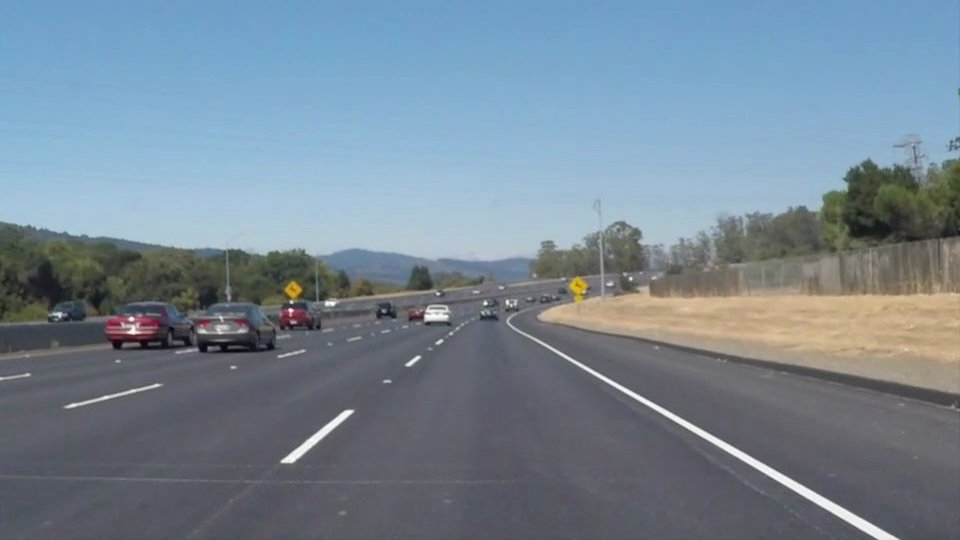
#> input picture Project-1_Lane_Detection_Basic/data/test_images/solidWhiteCurve.jpg, 960 x 540 px
$ jupyter execute --allow-errors Basic_Lane_Detection.ipynb
#> lines starting #> are read from the running program, lines starting #| are printed output that depends on the picture
[cell 1]
import numpy as np
import matplotlib.pyplot as plt
import cv2
import os
from collections import deque

[cell 2]
cwd = os.getcwd()
test_images_dir = os.path.join(cwd, "data/test_images")
test_video_dir = os.path.join(cwd, "data/test_videos")
test_images_name = os.listdir(test_images_dir)
#> (the rest of this cell did not finish here and is left out)

[cell 3]
# [9 lines left out: functions draw_image, plot_images, not called in this run]

[cell 4]
test_images = [cv2.cvtColor(cv2.imread(os.path.join(test_images_dir, img)), cv2.COLOR_BGR2RGB) for img in os.listdir(test_images_dir)]
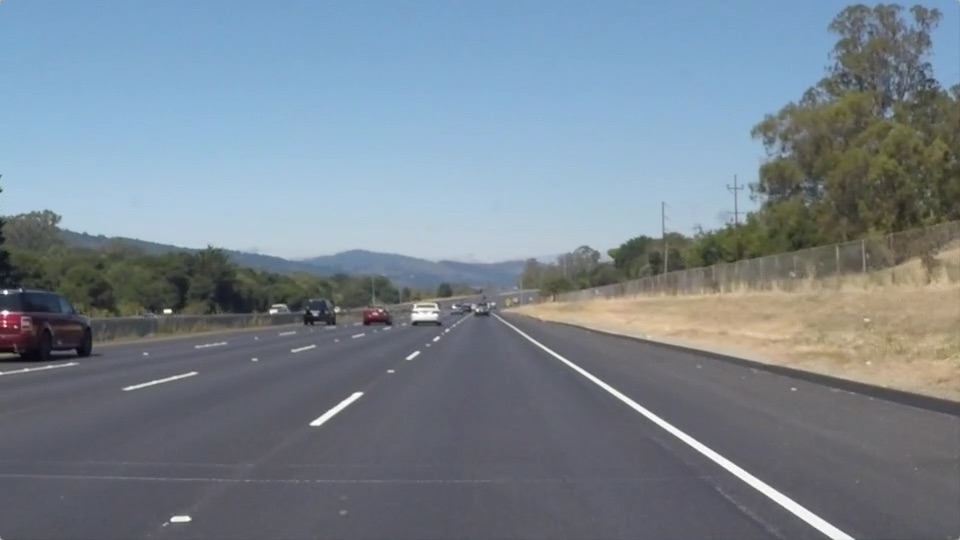
#> input picture Project-1_Lane_Detection_Basic/data/test_images/solidWhiteRight.jpg, 960 x 540 px
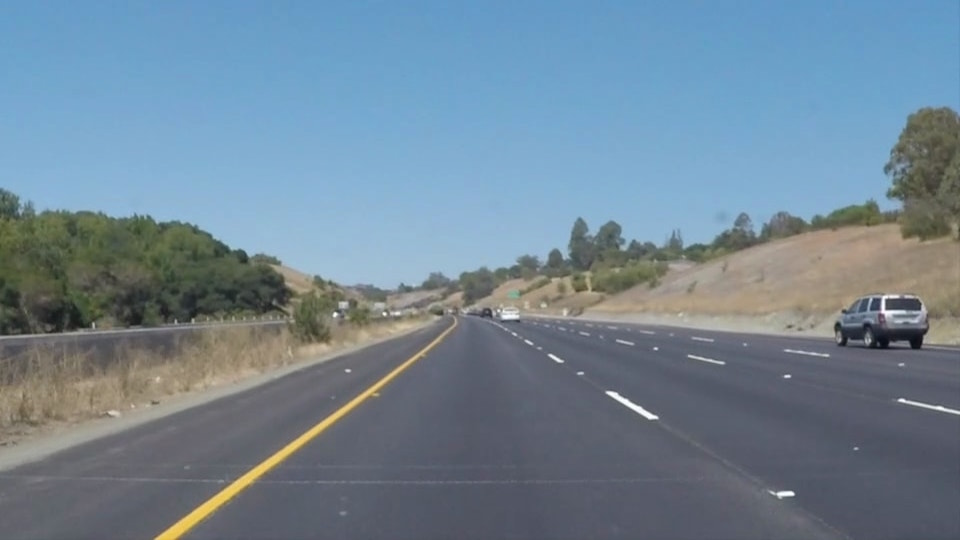
#> input picture Project-1_Lane_Detection_Basic/data/test_images/solidYellowCurve.jpg, 960 x 540 px
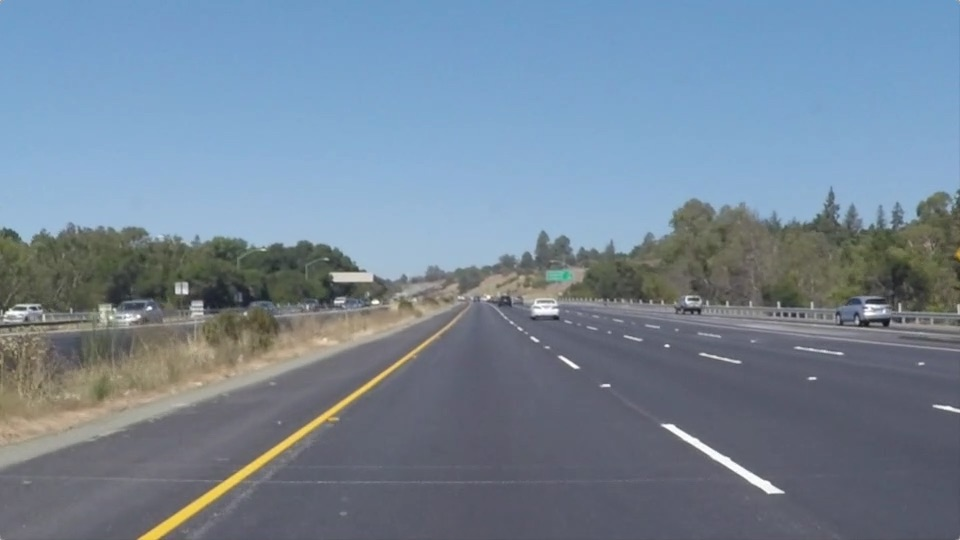
#> input picture Project-1_Lane_Detection_Basic/data/test_images/solidYellowLeft.jpg, 960 x 540 px
plt.imshow(test_images[0])
